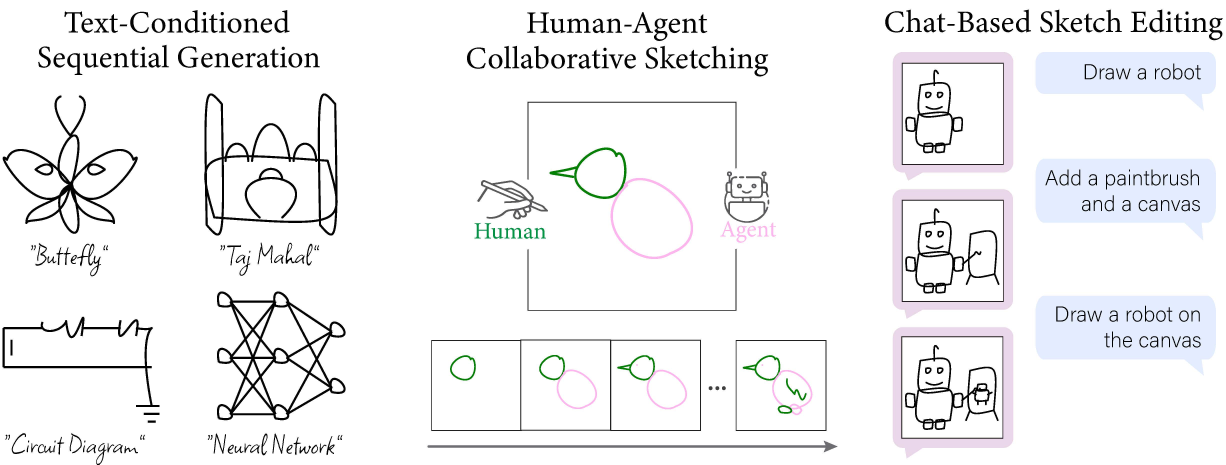
#> input picture repo_images/teaser.jpg, 4903 x 1858 px (shown at 1/4 size)
$ python img2sketch_cv.py --image repo_images/teaser.jpg
#> lines starting #> are read from the running program, lines starting #| are printed output that depends on the picture; after the words box and inside, x2 and y2 are one past the last pixel; in counts of white or black regions, pixels touching at a corner belong together
### utils.py
import xml.etree.ElementTree as ET
import re
import numpy as np
from PIL import Image, ImageDraw, ImageFont
from io import BytesIO
import base64


# [14 lines left out: function extract_text_from_response, not called in this run]


# =========================
# ===== Grid related ======
# =========================
def create_grid_image(res=50, cell_size=12, header_size=12):
    # Define the size of the grid
    rows = res
    cols = res

    img_width = (cols + 1) * cell_size
    img_height = (rows + 1) * cell_size

    # Create a new image with a white background
    img = Image.new('RGB', (img_width, img_height), 'white')
    draw = ImageDraw.Draw(img)

    # Load a font
    try:
        font = ImageFont.truetype("arial.ttf", header_size*0.85)
    except IOError:
        font = ImageFont.load_default()

    # Draw the headers
    for j in range(cols):
        # Draw column header (letters)
        text = str(j +1)
        text_bbox = draw.textbbox((0, 0), text, font=font)
        text_width = text_bbox[2] - text_bbox[0]
        text_height = text_bbox[3] - text_bbox[1]
        text_x = (j + 1) * cell_size + (cell_size - text_width) / 2
        text_y = img_height - cell_size # - (cell_size - text_height) / 2
        draw.text((text_x, text_y), text, fill="black", font=font)

    for i in range(rows):
        # Draw row header (numbers)
        text = str(rows - i)
        text_bbox = draw.textbbox((0, 0), text, font=font)
        text_width = text_bbox[2] - text_bbox[0]
        text_height = text_bbox[3] - text_bbox[1]
        text_x = (cell_size - text_width) / 2
        text_y = i * cell_size + (cell_size - text_height) / 2 - 0.2*text_height
        draw.text((text_x, text_y), text, fill="black", font=font)

    # Draw the grid
    i = 1
    draw.line([(i * cell_size, 0), (i * cell_size, img_height)], fill="black")
    # Horizontal lines
    draw.line([(0, img_height -  cell_size), (img_width, img_height -  cell_size)], fill="black")

    positions={}
    # Draw the grid
    for i in range(rows)[::-1]:
        for j in range(cols):
            # Draw cell border
            if j == 0:
                draw.rectangle([(j + 0) * cell_size, (i + 0) * cell_size, (j + 1) * cell_size, (i + 1) * cell_size], outline="black")
            if i == rows - 1:
                draw.rectangle([(j + 0) * cell_size, (i + 1) * cell_size, (j + 1) * cell_size, (i + 2) * cell_size], outline="black")

            # Calculate the position of the text
            text = f"x{j + 1}y{i + 1}"
            text_bbox = draw.textbbox((0, 0), text, font=font)
            text_width = text_bbox[2] - text_bbox[0]
            text_height = text_bbox[3] - text_bbox[1]
            text_x = (j + 1) * cell_size + (cell_size - text_width) / 2
            text_y = (i + 1) * cell_size + (cell_size - text_height) / 2

            center_y = int(img_height - cell_size - (i * cell_size) - cell_size / 2)
            center_x = int(j * cell_size + cell_size / 2 + cell_size)
            positions[text] = (center_x, center_y)
    return img, positions


# [31 lines left out: functions cells_to_pixels, image_to_str, not called in this run]


# =================================
# ===== SVG process related =======
# =================================
def bezier_point(P, t):
    """Calculate a point on the Bézier curve for a given t."""
    return (1-t)**3 * P[0] + 3*(1-t)**2 * t * P[1] + 3*(1-t) * t**2 * P[2] + t**3 * P[3]


def estimate_bezier_control_points_helper(sampled_points, t_values):
    n = len(sampled_points)

    if n == 1:
        # Linear interpolation: the control points are simply the two points
        P0 = np.array(sampled_points[0])
        P1 = np.array(sampled_points[0]).astype(np.float64) + 0.0001
        return np.array([P0, P1])

    if n == 2:
        # Linear interpolation: the control points are simply the two points
        P0 = np.array(sampled_points[0])
        P1 = np.array(sampled_points[1])
        return np.array([P0, P1])

    if n > len(t_values):
        t_values = np.linespace(0,1,n)

    elif n == 3:
        # Quadratic Bézier curve: we need to solve for three control points
        A = np.zeros((n, 3))
        for i in range(n):
            t = t_values[i]
            A[i, 0] = (1-t)**2
            A[i, 1] = 2*(1-t)*t
            A[i, 2] = t**2

        # Points (flattened)
        B = np.array(sampled_points).reshape(-1, 2)  # Assuming 2D points

        # Solve the system (least squares)
        P = np.linalg.lstsq(A, B, rcond=None)[0]
        return P

    # Matrix A
    A = np.zeros((n, 4))
    for i in range(n):
        t = t_values[i]
        A[i, 0] = (1-t)**3
        A[i, 1] = 3*(1-t)**2 * t
        A[i, 2] = 3*(1-t) * t**2
        A[i, 3] = t**3

    # Points (flattened)
    B = np.array(sampled_points).reshape(-1, 2)  # Assuming 2D points

    # Solve the system (least squares)
    P = np.linalg.lstsq(A, B, rcond=None)[0]
    return P


def estimate_bezier_control_points( sampled_points, t_values):
    if len(sampled_points) != len(t_values):
        t_values = np.linspace(0,1, len(sampled_points))
    P = estimate_bezier_control_points_helper(sampled_points, t_values)

    if len(sampled_points) > 4:
        # Calculate the mean squared error between sampled points and the fitted Bézier curve.
        errors = []
        for i, t in enumerate(t_values):
            B_t = bezier_point(P, t)
            error = np.linalg.norm(B_t - sampled_points[i])
            errors.append(error)
        error = np.mean(errors)

        if error > 5 and len(sampled_points) >= 7:
            mid = len(sampled_points) // 2
            left_sampled_points = sampled_points[:mid+1]
            right_sampled_points = sampled_points[mid:]
            left_t_values = np.array(t_values[:mid+1])
            right_t_values = np.array(t_values[mid:])

            if len(left_sampled_points) == 3: # this applies in case we have 7 points
                left_sampled_points.append(right_sampled_points[0])
                left_t_values.append(right_t_values[0])

            # Normalize t_values for each segment
            left_t_values = (left_t_values - left_t_values[0]) / (left_t_values[-1] - left_t_values[0])
            right_t_values = (right_t_values - right_t_values[0]) / (right_t_values[-1] - right_t_values[0])

            # Recursively fit curves to each segment
            P_left = estimate_bezier_control_points_helper(left_sampled_points, left_t_values)
            P_right = estimate_bezier_control_points_helper(right_sampled_points, right_t_values)
            P_right[0] = P_left[-1] # I added this to have the long strokes look more connected
            return [P_left, P_right]
    return [P]


# [21 lines left out: functions get_control_points, get_control_points_single_stroke, not called in this run]


def create_svg_path_data(control_points):
    # Start the path with 'M' for the first point
    # print("control_points", control_points[0])
    path_data = 'M ' + np.array2string(np.array(control_points[0]), formatter={'float_kind':lambda x: "%.2f" % x}, separator=' ')[1:-1]
    # Add 'L' for each subsequent point

    # check if point
    if len(control_points) == 1:
        path_data += ' '
    # check if line
    elif len(control_points) == 2:
        path_data += ' L '
    # check if quadratic
    elif len(control_points) == 3:
        path_data += ' Q '
    # check if cubic
    elif len(control_points) == 4:
        path_data += ' C '

    # path_data += ' C '
    for point in control_points[1:]:
        # print("pt", point[0], point[1])
        path_data += str(point[0]) + " " + str(point[1]) + " "

    # Return the complete 'd' attribute string
    return path_data


def format_svg(all_control_points, dim, stroke_width):
    svg_width, svg_height = dim
    sketch_text_svg = f"""<svg width="{svg_width}" height="{svg_height}" xmlns="http://www.w3.org/2000/svg">\n"""
    for i, path in enumerate(all_control_points):
        gropu_text = f"""<g id="s{i + 1}" stroke="black" stroke-width="{stroke_width}" fill="none" stroke-linecap="round">\n"""
        for sub_path_cp in path:  #sometimes 1 or 2
            path_data = create_svg_path_data(sub_path_cp)
            gropu_text += f"""<path d="{path_data}"/>\n"""
        gropu_text += "</g>\n"
        sketch_text_svg += gropu_text
    sketch_text_svg += "</svg>"
    return sketch_text_svg


# [117 lines left out: functions format_svg_single_stroke, parse_xml_string, parse_xml_string_single_stroke, get_cur_stroke_text, not called in this run]

### img2sketch_cv.py
"""Image -> sketch via classical computer vision (no LLM).

Pipeline:
    grayscale -> resize/pad to square canvas -> Canny edges -> skeletonize
    -> trace skeleton into ordered strokes -> simplify (Douglas-Peucker)
    -> fit Bezier control points -> render SVG/PNG via utils.format_svg.

Also dumps the strokes in SketchAgent's <strokes> grid-cell XML format
(strokes.xml) so they can later be handed to the LLM for naturalization.
"""
import argparse
import os

import numpy as np
from PIL import Image, ImageOps
from scipy.ndimage import binary_fill_holes
from skimage.feature import canny
from skimage.morphology import skeletonize, binary_dilation, disk
from skimage.measure import approximate_polygon, find_contours, label, regionprops
from skimage.filters import threshold_otsu
import cairosvg

import utils


def load_gray_square(image_path, canvas_size):
#> called with image_path = 'repo_images/teaser.jpg', canvas_size = 612
    img = Image.open(image_path).convert("L")
    img = ImageOps.contain(img, (canvas_size, canvas_size))
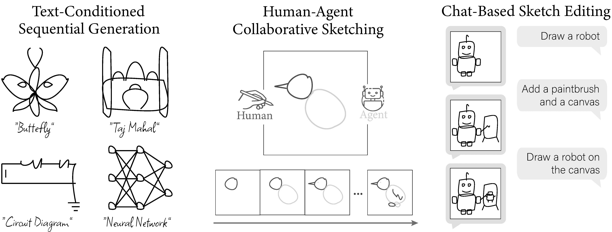
#> img: PIL image 612x232 L; min 0, max 255, mean 240.5
    canvas = Image.new("L", (canvas_size, canvas_size), 255)
#> canvas: PIL image 612x612 L; every value is 255
    canvas.paste(img, ((canvas_size - img.width) // 2, (canvas_size - img.height) // 2))
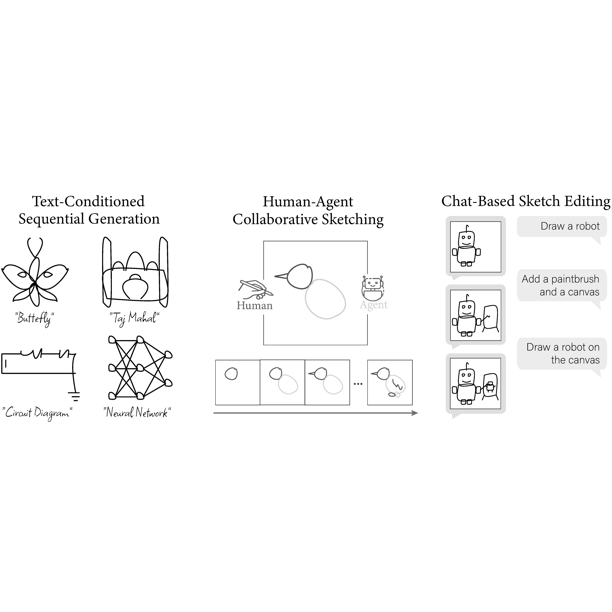
#> canvas: PIL image 612x612 L; min 0, max 255, mean 249.5
    return np.asarray(canvas, dtype=float) / 255.0


def extract_skeleton(gray, sigma, low, high):
    edges = canny(gray, sigma=sigma, low_threshold=low, high_threshold=high)
    return skeletonize(edges)


def _neighbors(p, pts):
    x, y = p
    out = []
    for dx in (-1, 0, 1):
        for dy in (-1, 0, 1):
            if dx == 0 and dy == 0:
                continue
            q = (x + dx, y + dy)
            if q in pts:
                out.append(q)
    return out


def _path_length(path):
    pts = np.asarray(path, dtype=float)
    if len(pts) < 2:
        return 0.0
    return float(np.sum(np.linalg.norm(np.diff(pts, axis=0), axis=1)))


def trace_strokes(skel, min_len=6):
    """Trace a 1px skeleton into ordered polylines (x=col, y=row)."""
    coords = [(int(c), int(r)) for r, c in zip(*np.nonzero(skel))]
    pts = set(coords)

    def degree(p):
        return len(_neighbors(p, pts))

    endpoints = [p for p in pts if degree(p) == 1]
    junctions = set(p for p in pts if degree(p) >= 3)

    visited = set()
    strokes = []

    # Walk from each endpoint to the next endpoint/junction.
    for start in endpoints:
        if start in visited:
            continue
        path = [start]
        visited.add(start)
        cur, prev = start, None
        while True:
            nbrs = [n for n in _neighbors(cur, pts) if n not in visited]
            if not nbrs:
                break
            if prev is not None:
                dx, dy = cur[0] - prev[0], cur[1] - prev[1]
                nbrs.sort(key=lambda q: (q[0] - cur[0] - dx) ** 2 + (q[1] - cur[1] - dy) ** 2)
            nxt = nbrs[0]
            path.append(nxt)
            visited.add(nxt)
            prev, cur = cur, nxt
            if cur in junctions or cur in endpoints:
                break
        if len(path) >= 2:
            strokes.append(path)

    # Closed loops: components with no endpoints.
    remaining = pts - visited
    while remaining:
        start = remaining.pop()
        path = [start]
        visited.add(start)
        cur = start
        while True:
            nbrs = [n for n in _neighbors(cur, pts) if n not in visited]
            if not nbrs:
                break
            nxt = nbrs[0]
            path.append(nxt)
            visited.add(nxt)
            cur = nxt
            if cur == start:
                break
        if len(path) >= 4:
            strokes.append(path)
        remaining = pts - visited

    return [s for s in strokes if _path_length(s) >= min_len]


def arc_length_t_values(points):
    pts = np.asarray(points, dtype=float)
    if len(pts) == 1:
        return [0.0]
    d = np.linalg.norm(np.diff(pts, axis=0), axis=1)
    cum = np.concatenate([[0.0], np.cumsum(d)])
    total = cum[-1]
    if total == 0:
        return list(np.linspace(0.0, 1.0, len(pts)))
    return [float(v) for v in (cum / total)]


def simplify(points, tolerance):
    pts = np.asarray(points, dtype=float)
    if len(pts) <= 2:
        return pts
    return np.asarray(approximate_polygon(pts, tolerance=tolerance))


def split_at_corners(points, angle_deg=45.0):
    """Split a polyline at sharp turns so each piece fits one smooth Bezier.

    A single cubic Bezier cannot represent a sharp corner (the least-squares
    fit blows up), so we cut the polyline wherever the turn angle exceeds
    ``angle_deg`` and return the pieces.
    """
    pts = np.asarray(points, dtype=float)
    if len(pts) <= 2:
        return [pts]
    segments = []
    seg = [pts[0]]
    for i in range(1, len(pts) - 1):
        v1 = pts[i] - pts[i - 1]
        v2 = pts[i + 1] - pts[i]
        n1, n2 = np.linalg.norm(v1), np.linalg.norm(v2)
        turn = 0.0
        if n1 > 0 and n2 > 0:
            cosang = float(np.clip(np.dot(v1, v2) / (n1 * n2), -1.0, 1.0))
            turn = float(np.degrees(np.arccos(cosang)))
        seg.append(pts[i])
        if turn > angle_deg:
            if len(seg) >= 2:
                segments.append(np.asarray(seg))
            seg = [pts[i]]
    seg.append(pts[-1])
    if len(seg) >= 2:
        segments.append(np.asarray(seg))
    return [s for s in segments if _path_length(s) > 0.5]


# [67 lines left out: functions split_closed_into_open, compute_mask, extract_contour_strokes, not called in this run]


def extract_canny_strokes(gray, sigma, low, high, min_len, simplify_tol, corner_angle, bridge):
    """Canny edges -> skeleton -> strokes."""
#> called with sigma = 1.5, low = 0.05, high = 0.2, min_len = 6, simplify_tol = 2, corner_angle = 45, bridge = 0
    edges = canny(gray, sigma=sigma, low_threshold=low, high_threshold=high)
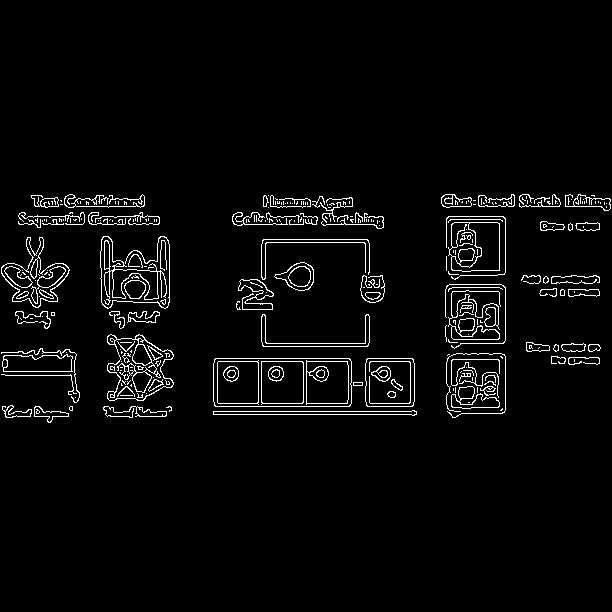
#> edges: shape (612, 612) bool; 3.6% white in thin lines or dots, all inside (x1, y1, x2, y2) = (1, 194, 611, 423)
    skel = skeletonize(edges)
    if bridge > 0:
        skel = skeletonize(binary_dilation(skel, disk(bridge)))
    strokes = trace_strokes(skel, min_len=min_len)
#> (the rest of the program and of its run is left out)
